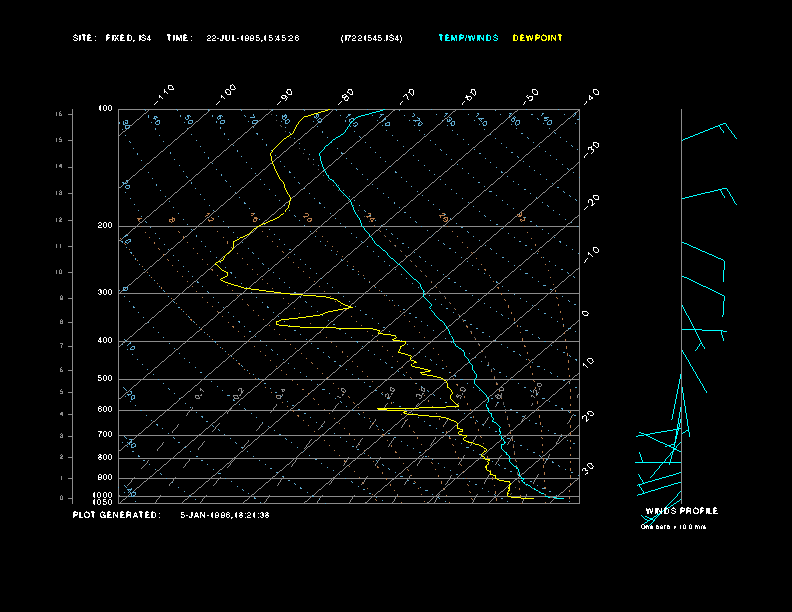
#> input picture data_files/scms95_iss4_tools/i7221545.gif, 792 x 612 px, found by its file name
$ python scms_extract.py
#> lines starting #> are read from the running program, lines starting #| are printed output that depends on the picture; after the words box and inside, x2 and y2 are one past the last pixel; in counts of white or black regions, pixels touching at a corner belong together; long printed decimals are rounded
from PIL import Image; import numpy as np, sys
im=np.array(Image.open("scms_iss/i7221545.gif").convert("RGB")).astype(int)
# pressure calibration: least squares on gridlines
yl=np.array([109,226,293,341,379,410,435,458,478,496,503.]); pl=np.array([100,200,300,400,500,600,700,800,900,1000,1050.])
b,a=np.polyfit(np.log(pl),yl,1)
P=lambda y: np.exp((y-a)/b)
S=-1.168; X0=372.7; DX=6.13            # px per degC
T=lambda x,y: (x-(X0+S*(y-496)))/DX
print(f"p fit: y = {a:.2f} + {b:.2f} ln p ; max resid {np.abs(a+b*np.log(pl)-yl).max():.2f} px")
def curve(rgb):
    msk=(im==rgb).all(2); out=[]
#> after `msk = (im == rgb).all(2)`:
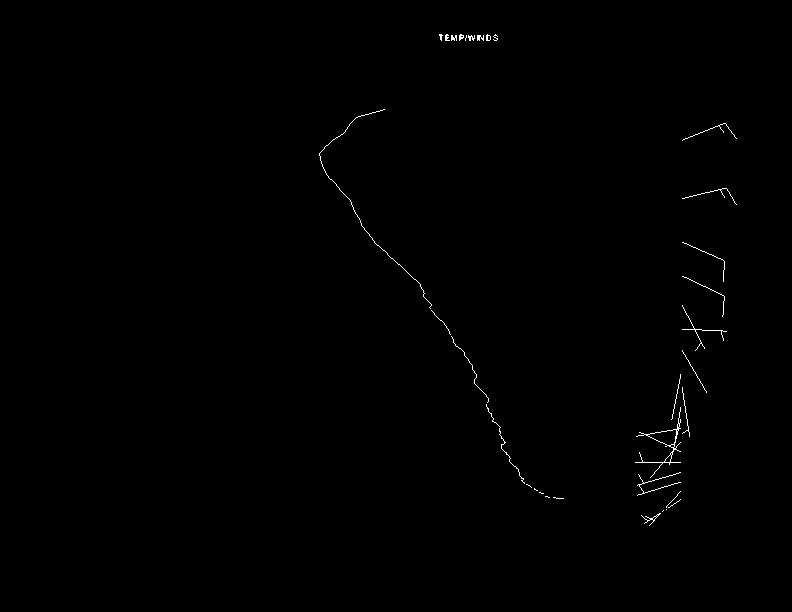
#> msk: shape (612, 792) bool; 0.33% white in thin lines or dots, all inside (x1, y1, x2, y2) = (319, 34, 737, 526)
    for y in range(105,505):
        xs=np.where(msk[y,118:580])[0]+118
        if len(xs): out.append((P(y), np.median([T(x,y) for x in xs]), len(xs)))
#> this loop made 400 passes
#> xs on passes 5 to 7: [383, 384], [380, 381, 382], [376, 377, 378, 379]
#> after the loop, out = 384 items, first 6: (99.97, -71.98, 2), (100.6, -72.19, 3), (101.2, -72.57, 4), (101.8, -73.04, 4), (102.4, -73.42, 3), (103, -73.8, 4)
    return np.array(out)
tc=curve([0,255,255]); dc=curve([255,255,0])
#> after `tc = curve([0, 255, 255])`: tc = 384 rows, first 8: [99.97, -71.98, 2], [100.6, -72.19, 3], [101.2, -72.57, 4], [101.8, -73.04, 4], [102.4, -73.42, 3], [103, -73.8, 4], [103.6, -74.26, 4], [104.2, -74.64, 3]
#> in curve (call 2), `msk = (im == rgb).all(2)`:
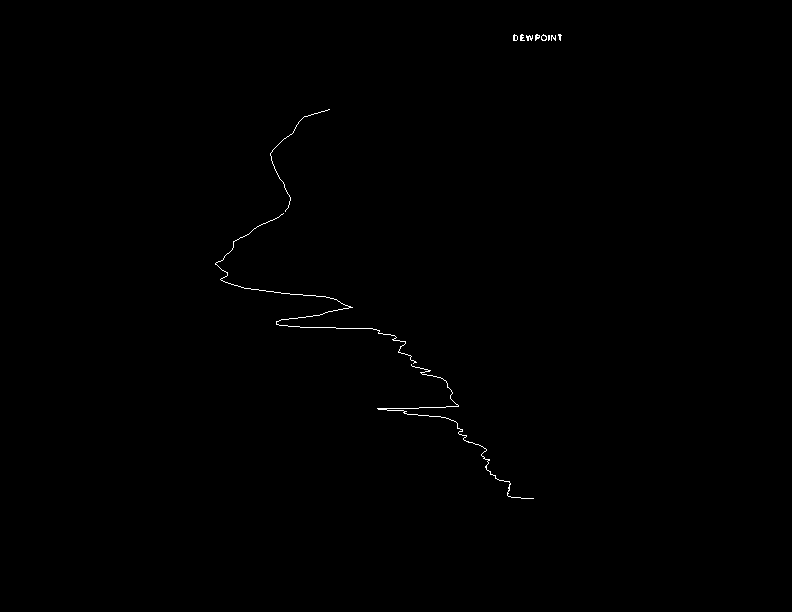
#> msk: shape (612, 792) bool; 0.24% white in thin lines or dots, all inside (x1, y1, x2, y2) = (215, 34, 562, 499)
#> the loop in curve (call 2), `for y in range(105,505):` made 400 passes
#> xs on passes 5 to 7: [328, 329], [325, 326, 327], [321, 322, 323, 324]
#> after the loop in curve (call 2), `for y in range(105,505):`: out = 389 items, first 6: (99.97, -80.95, 2), (100.6, -81.17, 3), (101.2, -81.55, 4), (101.8, -81.93, 3), (102.4, -82.31, 4), (103, -82.69, 3)
#> after `dc = curve([255, 255, 0])`: dc = 389 rows, first 8: [99.97, -80.95, 2], [100.6, -81.17, 3], [101.2, -81.55, 4], [101.8, -81.93, 3], [102.4, -82.31, 4], [103, -82.69, 3], [103.6, -82.99, 3], [104.2, -83.37, 4]
np.save("scms_iss/tcurve.npy",tc); np.save("scms_iss/dcurve.npy",dc)
def at(c,p):
    o=np.argsort(c[:,0]); return np.interp(p,c[o,0],c[o,1])
for p in (1000,950,900,850,700,500,400,300,200,150):
    print(f"p={p:5d}  T={at(tc,p):6.2f} C   Td={at(dc,p):6.2f} C")
#> this loop made 10 passes
#| p= 1000  T= 28.00 C   Td= 21.89 C
#| p=  950  T= 24.02 C   Td= 20.41 C
#| p=  900  T= 20.81 C   Td= 16.51 C
#| p=  850  T= 18.16 C   Td= 13.16 C
#| p=  700  T=  9.32 C   Td=  3.53 C
#| p=  500  T= -5.76 C   Td=-10.80 C
#| p=  400  T=-16.32 C   Td=-24.30 C
#| p=  300  T=-30.30 C   Td=-52.28 C
#> (further printed lines are left out)
print("bottom T point:",tc[np.argmax(tc[:,0])], " bottom Td:",dc[np.argmax(dc[:,0])])
#| bottom T point: [1015.982   30.854    8.        ]  bottom Td: [1015.982   25.552   13.        ]
